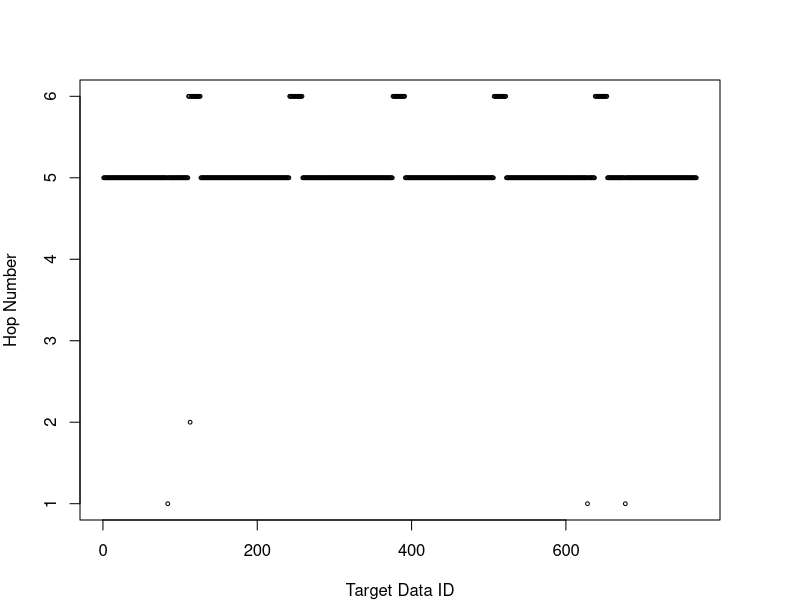
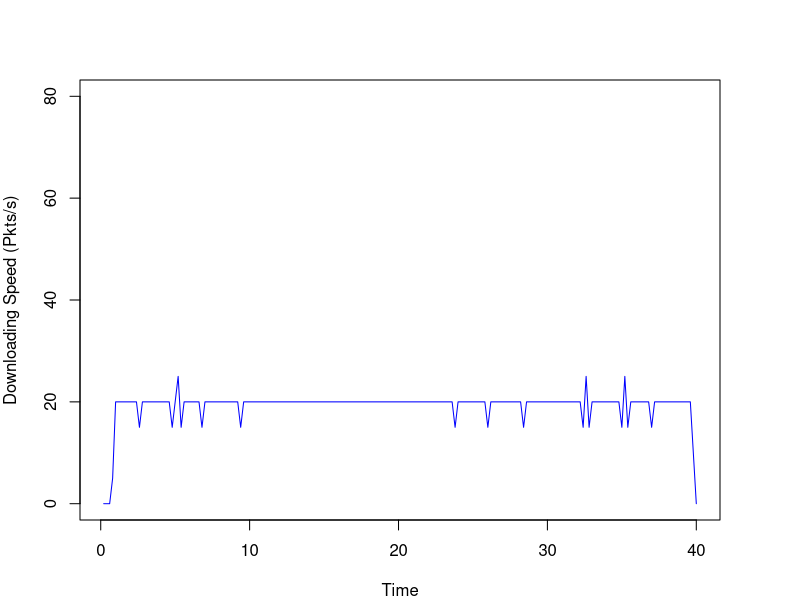

These figures' R source, in order:
# Read Raw Data
rawData <- readLines("full.txt")
options(scipen=999)

# Extract Data Data
dataPattern <- "^\\+([.0-9]*).* < DATA for ([0-9]*)$"
dataData <- regmatches(rawData, gregexpr(dataPattern, rawData))
dataData <- dataData[grep(dataPattern, dataData)]
for (i in 1:length(dataData)) {
  dataData[i] <- sub(dataPattern, "\\1 \\2", dataData[i])
}

# Extract Interest Data
interestPattern <- "^\\+([.0-9]*).*Interest for ([0-9]*).*$"
interestData <- regmatches(rawData, gregexpr(interestPattern, rawData))
interestData <- interestData[grep(interestPattern, interestData)]
for (i in 1:length(interestData)) {
  interestData[i] <- sub(interestPattern, "\\1 \\2", interestData[i])
}

# Extract Hop Data
hopcountPattern <- "^\\+([.0-9]*).*Hop count: ([0-9]*)$"
hopData <- regmatches(rawData, gregexpr(hopcountPattern, rawData))
hopData <- hopData[grep(hopcountPattern, hopData)]
for (i in 1:length(hopData)) {
  hopData[i] <- sub(hopcountPattern, "\\1 \\2", hopData[i])
}

# Calculate RTT
df <- data.frame(index = numeric(length(dataData)),
                 sending = numeric(length(dataData)),
                 recieving = numeric(length(dataData)),
                 rtt = numeric(length(dataData)),
                 hopcount = numeric(length(dataData)),
                 stringsAsFactors = FALSE)

for (i in 1:length(dataData)) {
  item <- strsplit(as.character(dataData[i]), " ")
  index <- as.numeric(item[[1]][2])
  df$index[i] <- index
  recieveTime <- as.numeric(item[[1]][1])
  for (j in length(interestData):1) {
    item2 <- strsplit(as.character(interestData[j]), " ")
    index2 <- as.numeric(item2[[1]][2])
    sendTime <- as.numeric(item2[[1]][1])
    if (index2 - index == 0) {
      df$sending[i] <- sendTime
      df$recieving[i] <- recieveTime
      df$rtt[i] <- (recieveTime*1000000000 - sendTime*1000000000)# - 214296000
      break
    }
  }
  item3 <- strsplit(as.character(hopData[i]), " ")
  df$hopcount[i] <- as.numeric(item3[[1]][2])
}

# show plot
# plot(df$rtt[1:350], xlab="Data ID", ylab="Round-Trip Time")
pdf("full-hop-count.pdf",width=7,height=4) 
par(mar=c(4,4,4,4))
plot(df$hopcount[1:nrow(df)], 
     xlab="Target Data ID", ylab="Hop Number", 
     ylim = c(1, 6),
     pch = 1, cex=0.5)
dev.off()
rttsum <- summary(df$rtt[1:100])

# packets received per sencod
scale <- 0.2
table_row <- 40/scale
df2 <- data.frame(second = numeric(table_row),
                  packetNum = numeric(table_row),
                  stringsAsFactors = FALSE)
for (i in 1:table_row) {
  df2$second[i] <- i*scale
  counter <- 0
  for (j in 1:nrow(df)) {
    recieveTime <- df$recieving[j]
    if (recieveTime <= i*scale && recieveTime > (i - 1)*scale ) {
      counter <- counter + 1
    }
  }
  df2$packetNum[i] <- counter
}
pdf("full-downloading.pdf",width=7,height=4)
par(mar=c(4,4,4,4))
plot(df2$second[1:table_row], df2$packetNum[1:table_row]*(1/scale), 
     xlab="Time", ylab="Downloading Speed (Pkts/s)",
     ylim = c(0, 80),
     type="l", col="blue", cex=0.5, mar=c(0,0,0,0))
dev.off()
